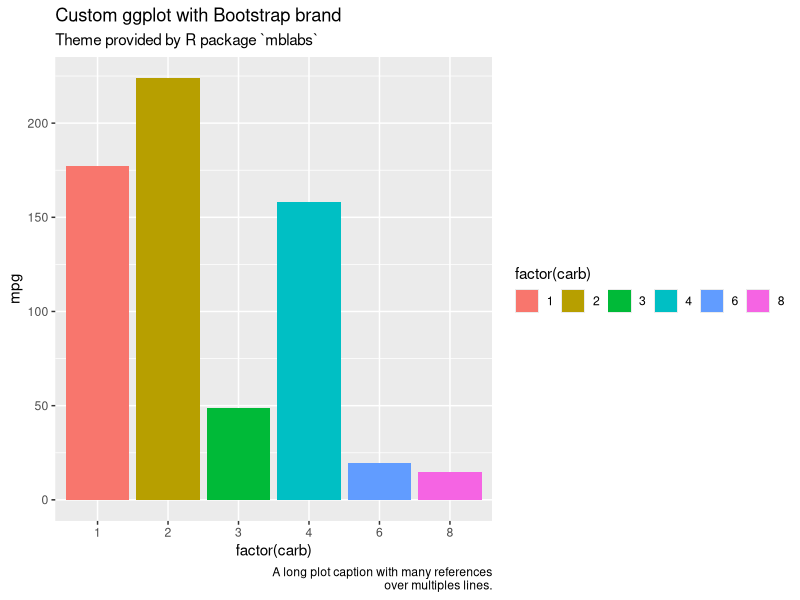

Here is the R script that generated this plot:
## ---- chunk 1
#| column: page-right
#| fig-cap: A sample dynamic graph

library(ggplot2)

ggplot(mtcars, aes(factor(carb), mpg, fill = factor(carb))) +
  geom_col() +
  guides(fill = guide_legend(nrow = 1)) +
  labs(
    title = "Custom ggplot with Bootstrap brand",
    subtitle = "Theme provided by R package `mblabs`",
    caption = "A long plot caption with many references
    over multiples lines."
  )
## ---- chunk 2
#| column: page-right
#| tbl-cap: A full-width table to increase content space

knitr::kable(mtcars[1:6, 1:10])
